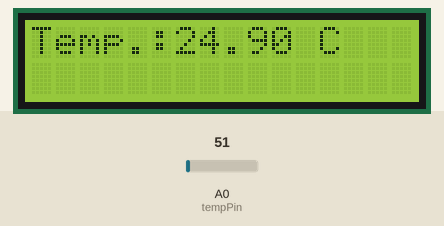
A sketch run on a simulated Arduino Uno, built with avr-gcc and run on an emulated ATmega328P. On the bench: 16×2 character LCD. The test bench sets the inputs (shaded band); at power-on: A0 (tempPin) = 51. What the sketch prints to the serial monitor is not drawn.

Above: at 1.2 s.
1.3 s: A0 (tempPin) set to 61
At 6.0 s:
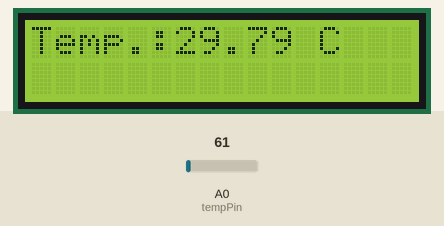
7.3 s: A0 (tempPin) set to 71
At 11.1 s:
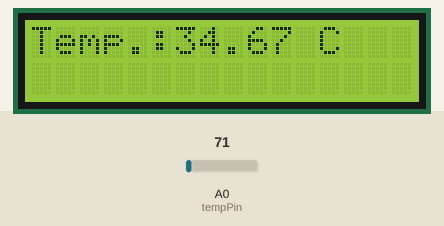
13.3 s: A0 (tempPin) set to 86
At 16.2 s:
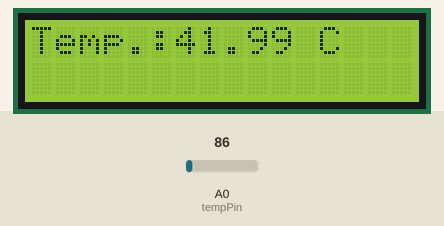
Timing chart, 0 to 17.7 s (numbered marks = the images above; inputs shaded):
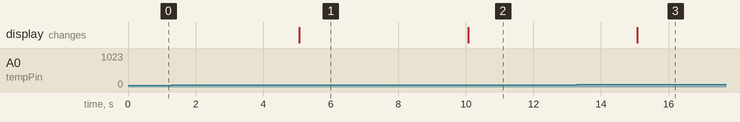

The sketch:

iotArduino.ino
```cpp
#include <LiquidCrystal.h>

float tempC;       //Declaración de Variables para Temperatura
int tempPin = 0;   // Definimos la entrada en pin A0 Arduino

// Inicializa la Pantalla activando los pines para 4bits, ver la librería en Arduino.cc
LiquidCrystal lcd(12, 11, 5, 4, 3, 2);

void setup() {
  Serial.begin(9600); // Abre puerto serial y lo configura a 9600 bps
  lcd.begin(16, 2);     // Setea el LCD a 16 columnas y 7 Filas:
  lcd.clear();
}

void loop() {

  tempC = analogRead(tempPin);         // Lee el valor desde el sensor LM35
  tempC = ( tempC * 500.0) / 1024.0;   // Convierte el valor a temperatura

  lcd.display();               // Limpia la pantalla
  lcd.setCursor(0, 0);
  lcd.print("Temp.: ");   //Escribe el mensaje fila 1, pos 0
  lcd.setCursor(6, 0);  //las posiciones parte en 0 y la primera fila también es 0
  lcd.print(tempC);       //Despliega la temperatura
  lcd.setCursor(12, 0); //Pone el cursor al final en celda 6 de la segunda fila
  lcd.print("C ");

  //Para control también envía la temperatura a la consola para monitorizar
  Serial.print(tempC);
  Serial.print("\n");
  delay(5000);  //espera 5seg para próxima lectura

}
```

Measured:
- after the input at 1.3 s, the display: changes after 3.8 s (image 1)
- after the input at 7.3 s, the display: changes after 2.8 s (image 2)
- after the input at 13.3 s, the display: changes after 1.8 s (image 3)
